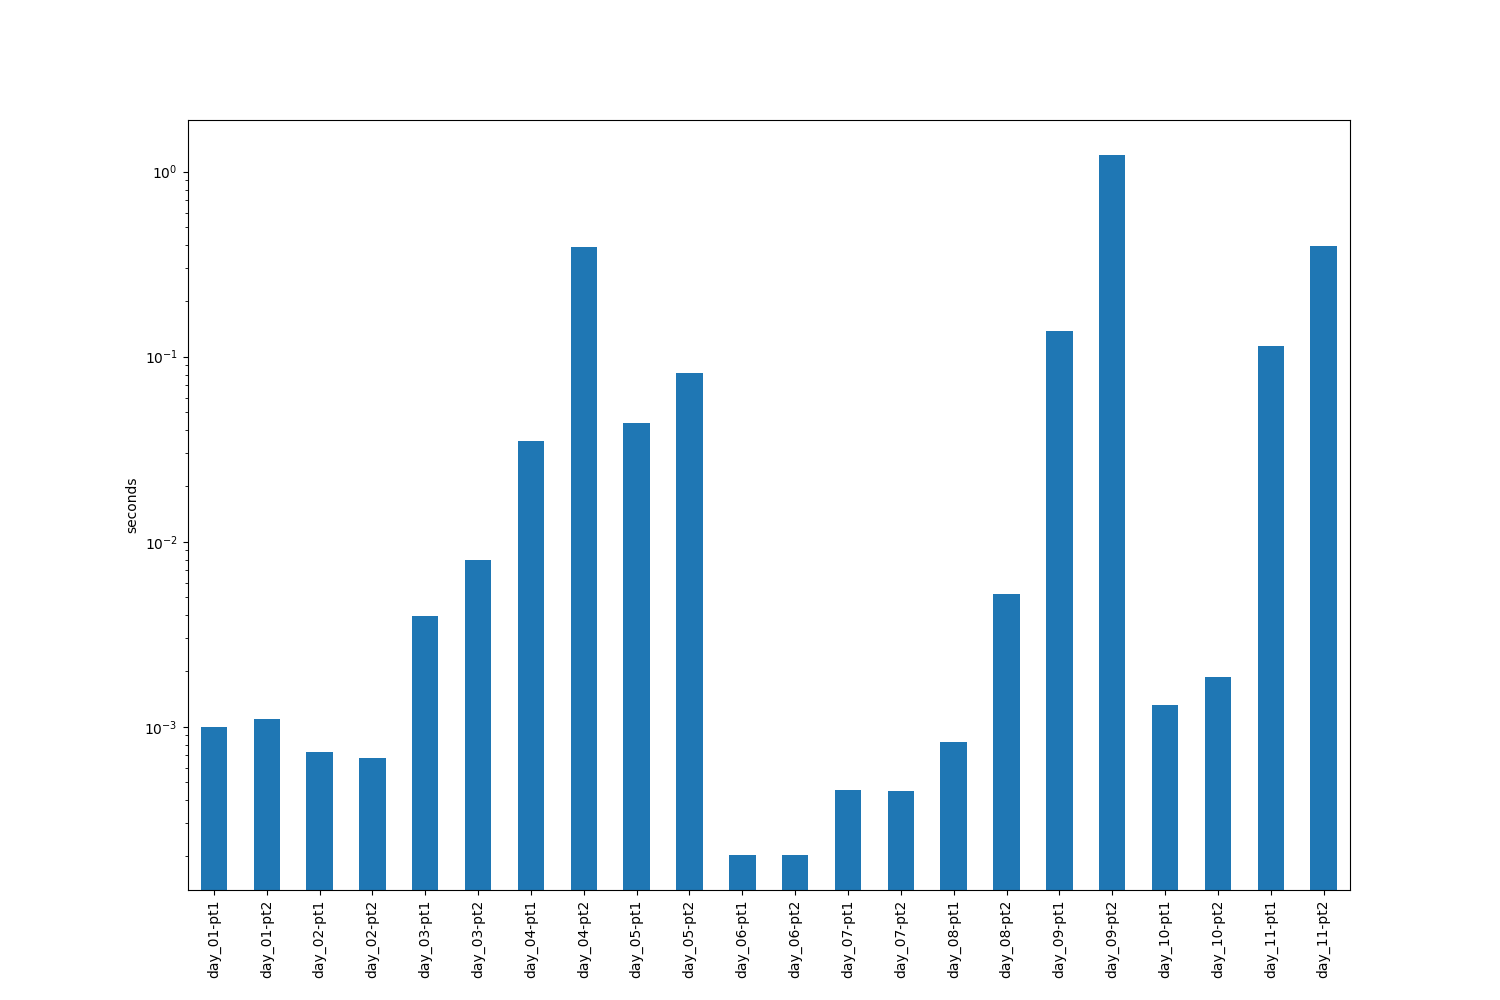

Generate this figure with Python:
import importlib
import pkgutil
import time

import matplotlib.pyplot as plt
import pandas as pd

import aoc


def benchmark(func: callable, file_path: str, N=5) -> list:

    return [time_function(func, file_path) for i in range(N)]


def time_function(func: callable, file_path: str) -> float:

    start = time.time()
    func(file_path)
    return time.time() - start


def get_modules():
    modules = [name for _, name, _ in pkgutil.iter_modules(["aoc"])]
    module_dict = {}
    for module_str in modules:
        module = importlib.import_module(f"aoc.{module_str}", package=aoc)
        func_1 = getattr(module, "part_one")
        func_2 = getattr(module, "part_two")
        file_path = f"aoc/inputs/{module_str}.txt"
        module_dict[f"{module_str}-pt1"] = (func_1, file_path)
        module_dict[f"{module_str}-pt2"] = (func_2, file_path)
    return module_dict


def run_benchmarks():

    module_dict = get_modules()

    for key, value in module_dict.items():
        module_dict[key] = benchmark(*value)

    return pd.DataFrame(module_dict)


def save_figure(df):

    df.mean().plot(figsize=(15, 10), kind="bar")
    plt.xticks(ticks=range(len(df.columns)), labels=df.columns, rotation=90)
    plt.ylabel("seconds")
    plt.yscale("log")
    return plt.savefig("benchmark.png")


if __name__ == "__main__":
    df = run_benchmarks()
    save_figure(df)
